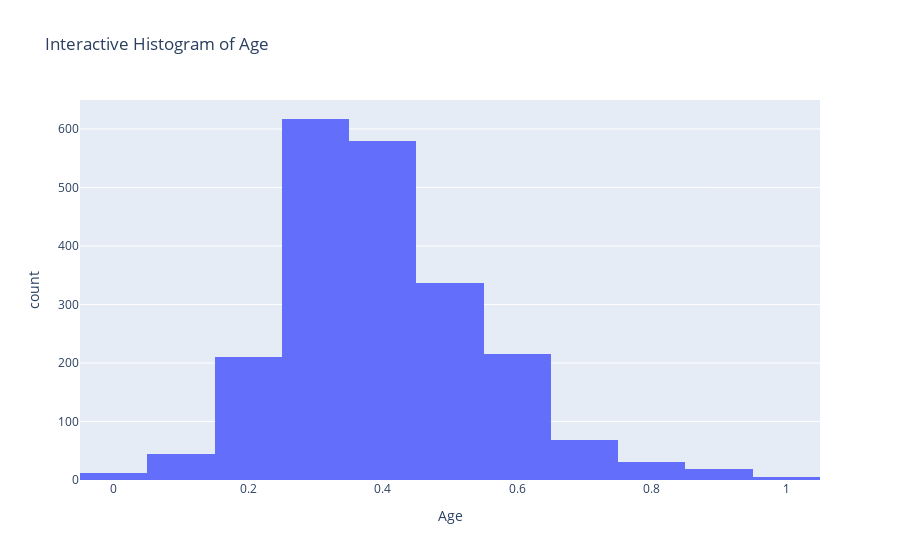

Notebook code cell kept with this figure:
### Code cell
# Interactive Histogram for Age with Plotly
fig = px.histogram(df_cleaned, x='age', nbins=20, title='Interactive Histogram of Age', labels={'age': 'Age'})
fig.show()

### Figure 1 — Plotly figure (JSON) as saved in the notebook; plotly's stock layout.template omitted (floating-point values rounded to 4 significant figures; data arrays with more than 128 entries replaced by an {"elided": "..."} marker saying what was removed)
{"data": [{"alignmentgroup": "True", "bingroup": "x", "hovertemplate": "Age=%{x}<br>count=%{y}<extra></extra>", "legendgroup": "", "marker": {"color": "#636efa", "pattern": {"shape": ""}}, "name": "", "nbinsx": 20, "offsetgroup": "", "orientation": "v", "showlegend": false, "type": "histogram", "x": {"elided": "2139 float values"}, "xaxis": "x", "yaxis": "y"}], "layout": {"autosize": true, "barmode": "relative", "legend": {"tracegroupgap": 0}, "title": {"text": "Interactive Histogram of Age"}, "xaxis": {"anchor": "y", "autorange": true, "domain": [0, 1], "range": [-0.05, 1.05], "title": {"text": "Age"}, "type": "linear"}, "yaxis": {"anchor": "x", "autorange": true, "domain": [0, 1], "range": [0, 649.5], "title": {"text": "count"}}}}
